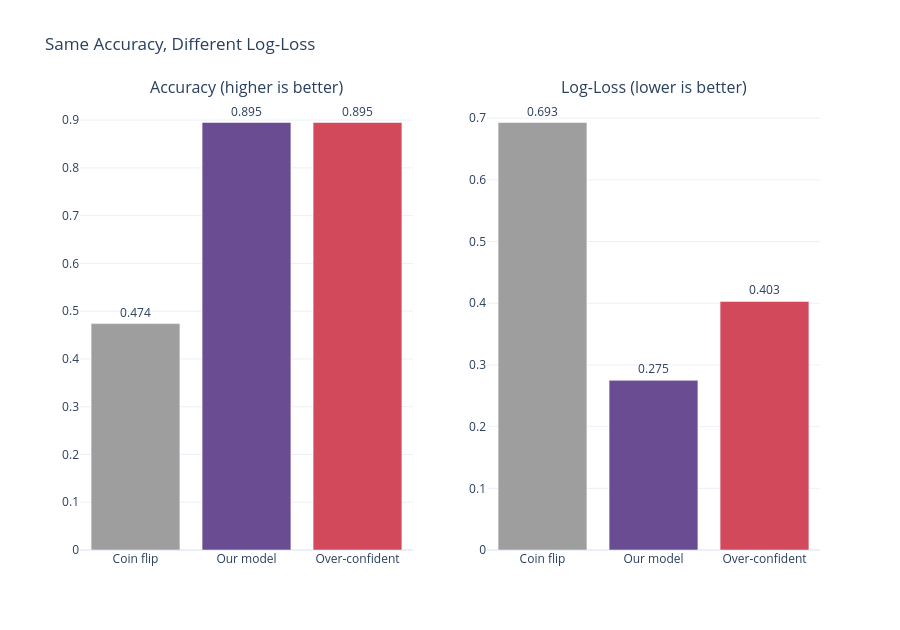

Notebook source saved alongside this figure:
### Markdown cell above
**Reading the chart below**  
- **Left**: accuracy. Our model and the over-confident model look **equal**.  
- **Right**: Log-Loss. The over-confident model is **worse**, because its few mistakes were made with near-100% confidence.  
- **Lesson:** Log-Loss rewards a model that is *honest about its uncertainty*. That matters when the probability itself is used, e.g. "this student has a 40% chance of passing, let's offer tutoring".

### Code cell
bar_colors = ["#9E9E9E", CURVE_COLOR, "#D1495B"]
fig = make_subplots(rows=1, cols=2, subplot_titles=("Accuracy (higher is better)", "Log-Loss (lower is better)"))
fig.add_trace(go.Bar(x=compare.model, y=compare.accuracy, marker_color=bar_colors,
                     text=compare.accuracy, textposition="outside"), row=1, col=1)
fig.add_trace(go.Bar(x=compare.model, y=compare.log_loss, marker_color=bar_colors,
                     text=compare.log_loss, textposition="outside"), row=1, col=2)
fig.update_layout(title="Same Accuracy, Different Log-Loss", template="plotly_white",
                  height=630, showlegend=False)
fig.show()

### Figure 1 — Plotly figure (JSON) as saved in the notebook; plotly's stock layout.template omitted (floating-point values rounded to 4 significant figures)
{"data": [{"marker": {"color": ["#9E9E9E", "#6A4C93", "#D1495B"]}, "text": [0.474, 0.895, 0.895], "textposition": "outside", "type": "bar", "x": ["Coin flip", "Our model", "Over-confident"], "xaxis": "x", "y": [0.474, 0.895, 0.895], "yaxis": "y"}, {"marker": {"color": ["#9E9E9E", "#6A4C93", "#D1495B"]}, "text": [0.693, 0.275, 0.403], "textposition": "outside", "type": "bar", "x": ["Coin flip", "Our model", "Over-confident"], "xaxis": "x2", "y": [0.693, 0.275, 0.403], "yaxis": "y2"}], "layout": {"annotations": [{"font": {"size": 16}, "showarrow": false, "text": "Accuracy (higher is better)", "x": 0.225, "xanchor": "center", "xref": "paper", "y": 1, "yanchor": "bottom", "yref": "paper"}, {"font": {"size": 16}, "showarrow": false, "text": "Log-Loss (lower is better)", "x": 0.775, "xanchor": "center", "xref": "paper", "y": 1, "yanchor": "bottom", "yref": "paper"}], "height": 630, "showlegend": false, "title": {"text": "Same Accuracy, Different Log-Loss"}, "xaxis": {"anchor": "y", "domain": [0, 0.45]}, "xaxis2": {"anchor": "y2", "domain": [0.55, 1]}, "yaxis": {"anchor": "x", "domain": [0, 1]}, "yaxis2": {"anchor": "x2", "domain": [0, 1]}}}
